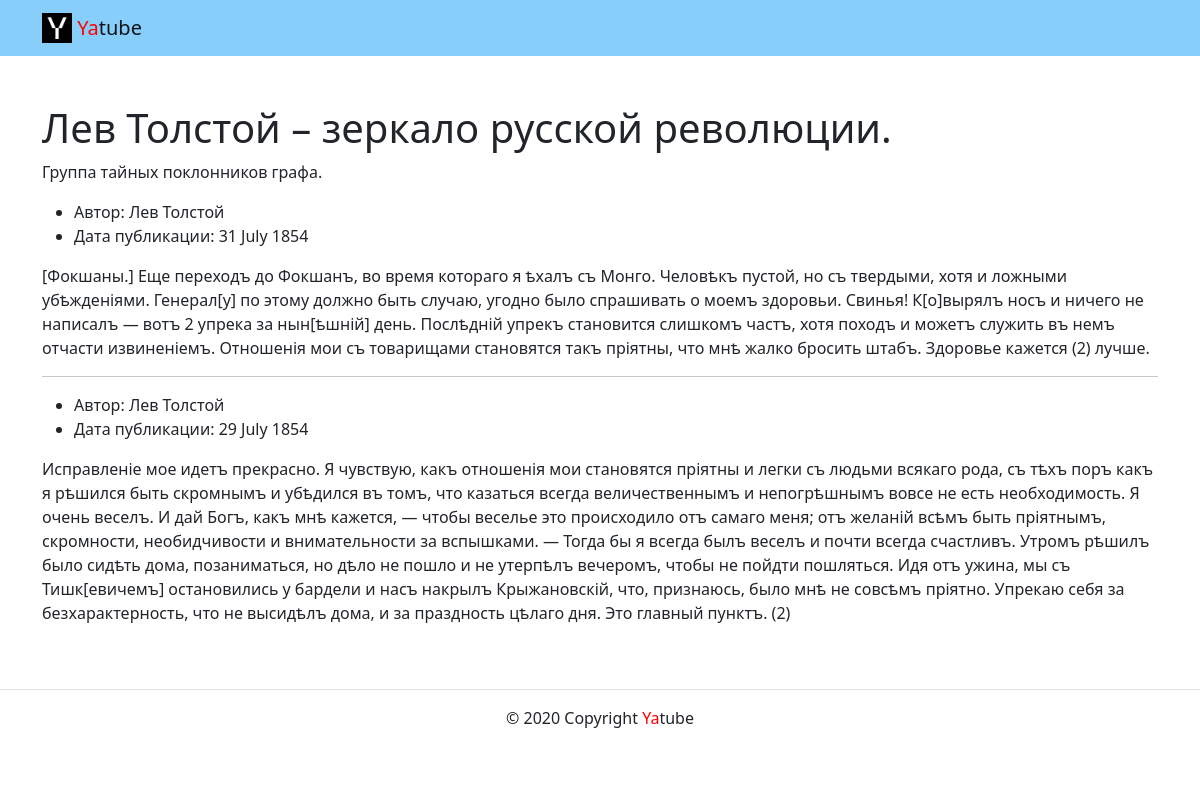
The page /group/1/ on the database as committed earlier.
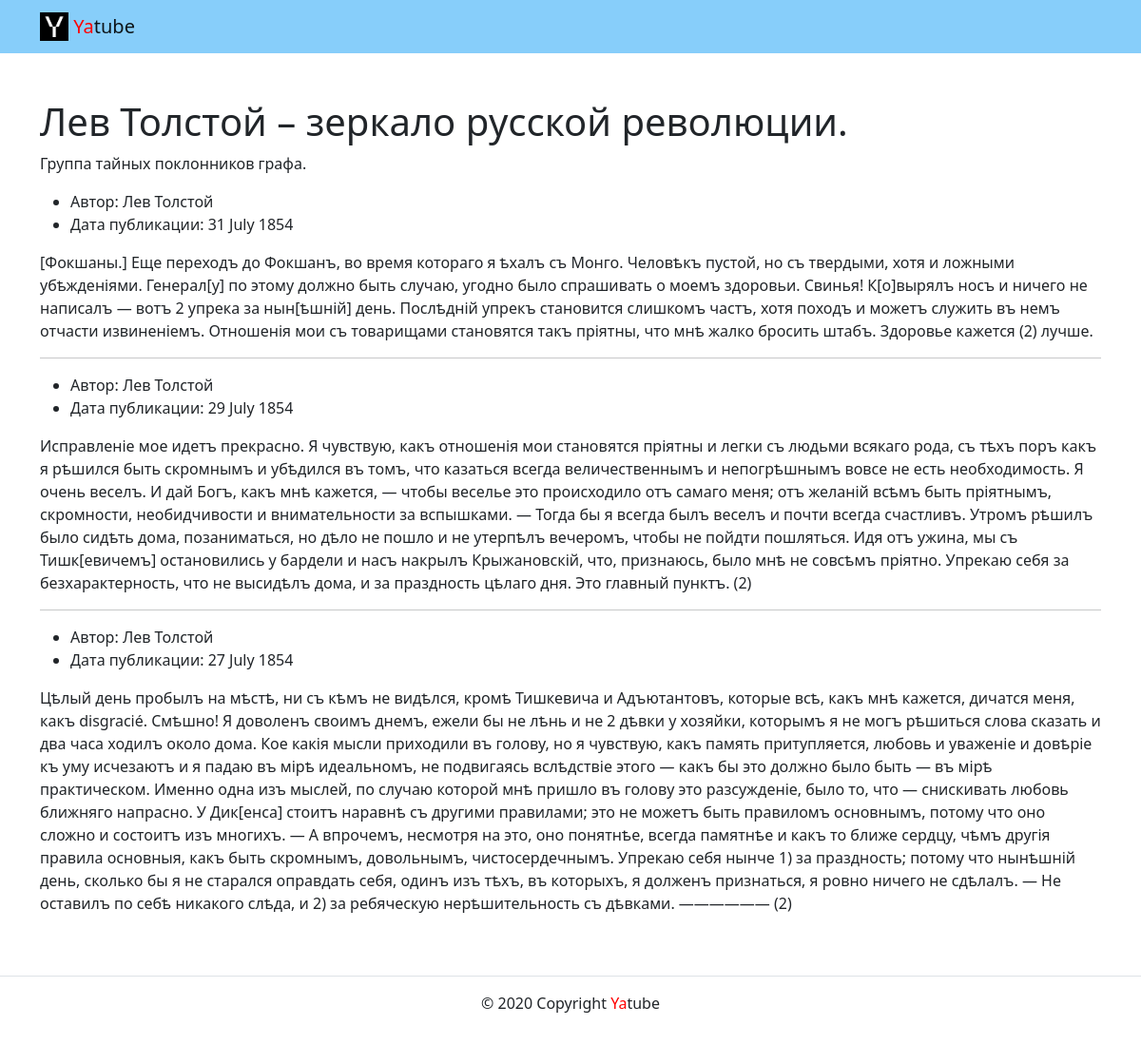
The same page on the database as committed later.
### posts/models.py (models this page shows)
class Group(models.Model):
    title = models.CharField(max_length=200)
    slug = models.TextField()
    description = models.TextField()
    def __str__(self) -> str:
        return f'{self.title}'

class Post(models.Model):
    text = models.TextField()
    pub_date = models.DateTimeField(auto_now_add=True)
    author = models.ForeignKey(
        User,
        on_delete=models.CASCADE,
        related_name='posts'
    )
    group = models.ForeignKey(
        Group,
        blank=True, null=True,
        on_delete=models.CASCADE,
        related_name='posts'
    )

### posts/views.py (the view)
# urls.py: path('group/<slug:slug>/', views.group_posts, name='group_list'),
def group_posts(request, slug):
    template = 'posts/group_list.html'
    group = get_object_or_404(Group, slug=slug)
    title = f'Записи сообщества {group.__str__()}'
    posts = Post.objects.filter(group=group).order_by('-pub_date')[:10]
    context = {
        'title': title,
        'group': group,
        'posts': posts,
    }
    return render(request, template, context)

### templates/posts/group_list.html
{% extends 'base.html' %}
{% block content %}
      <div class="container py-5">
        <h1>{{ group.title }}</h1>
        <p>
          {{ group.description }}
        </p>
        {% for post in posts %}
        <article>
          <ul>
            <li>
              Автор: {{ post.author.get_full_name }}
            </li>
            <li>
              Дата публикации: {{ post.pub_date|date:"d E Y" }}
            </li>
          </ul>
          <p>
            {{ post.text }}
          </p>
        </article>
        {% if not forloop.last %}<hr>{% endif %}
        {% endfor %}
      </div>
{% endblock %}

### templates/base.html (shortened to what this page needs)
{% load static %}
<!DOCTYPE html>
<html lang="ru">
  <head>
    <link rel="stylesheet" href="{% static 'css/bootstrap.min.css' %}">
  </head>
  <body>
    {% include 'includes/header.html' %}
    <main>
      {% block content %}
      {% endblock %}
    </main>
    {% include 'includes/footer.html' %}
  </body>
</html>

### templates/includes/header.html
{% load static %}
<header>
      <nav class="navbar navbar-light" style="background-color: lightskyblue">
        <div class="container">
          <a class="navbar-brand" href="{% url 'posts:index' %}">
            <img src="{% static 'img/logo.png' %}" width="30" height="30" class="d-inline-block align-top" alt="">
            <span style="color:red">Ya</span>tube
          </a>
        </div>
      </nav>
</header>

### templates/includes/footer.html
<footer class="page-footer font-small blue border-top">
  <div class="footer-copyright text-center py-3">
    <p>© 2020 Copyright <span style="color:red">Ya</span>tube</p>
  </div>
</footer>

Rows that differ between the two databases and show on the page:
now on this page (row edited): Post: author.get_full_name "Лев Толстой", pub_date "27 July 1854", text "Цѣлый день пробылъ на мѣстѣ, ни съ кѣмъ не видѣлся, кромѣ Тишкевича и Адъютантовъ, которые всѣ, какъ мнѣ кажется, дичатся меня, какъ disgracié. Смѣшно! Я доволенъ своимъ днемъ, ежели бы не лѣнь и не 2 дѣвки у хозяйки, которымъ я не могъ рѣшиться слова сказать и два часа ходилъ около дома. Кое какія мысли приходили въ голову, но я чувствую, какъ память притупляется, любовь и уваженіе и довѣріе къ уму исчезаютъ и я падаю въ мірѣ идеальномъ, не подвигаясь вслѣдствіе этого — какъ бы это должно было быть — въ мірѣ практическом. Именно одна изъ мыслей, по случаю которой мнѣ пришло въ голову это разсужденіе, было то, что — снискивать любовь ближняго напрасно. У Дик[енса] стоитъ наравнѣ съ другими…"
